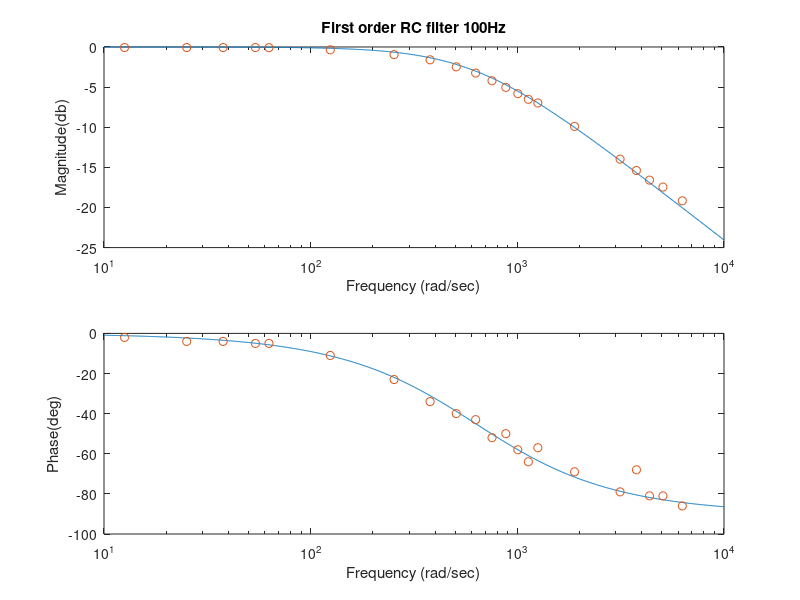
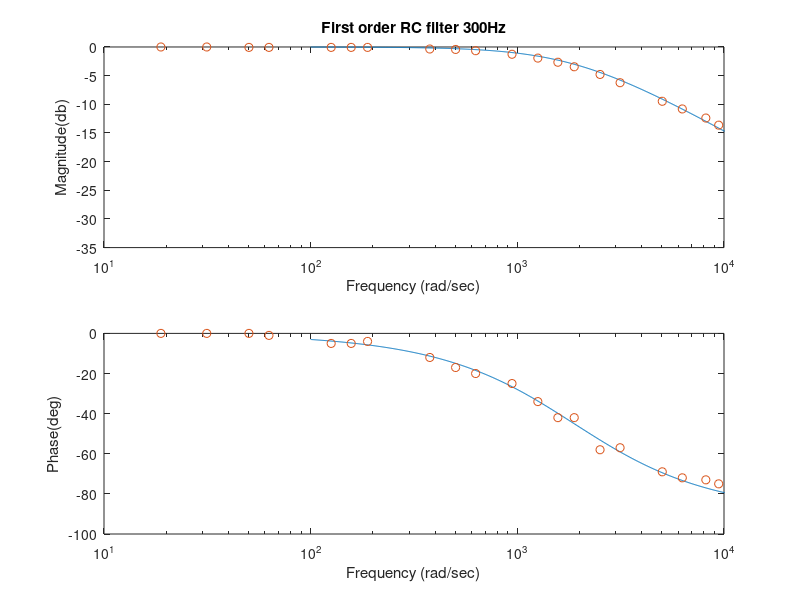
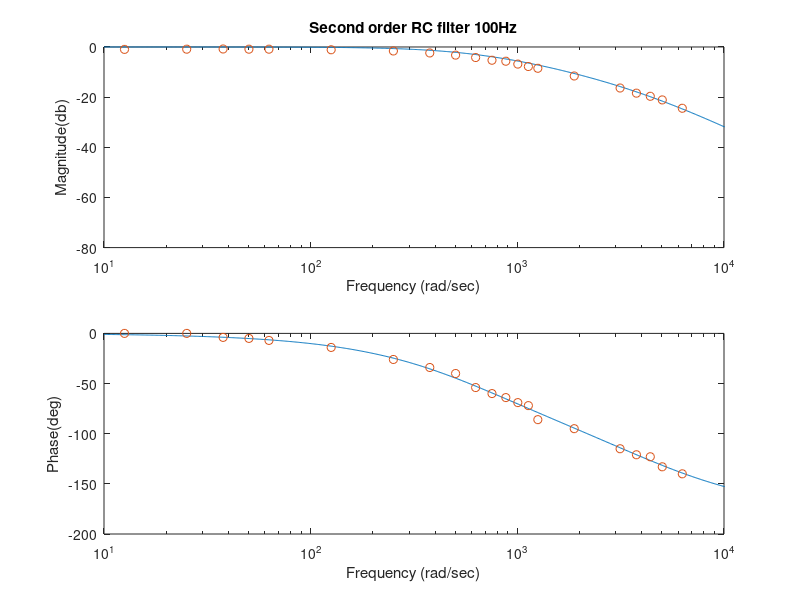

Write MATLAB code to recreate these figures, in order.
clear;
clc;
close all;

%% 100Hz first order RC filter
% This file illustrates how to plot both experimental and theoritical data
% on a Bode plot
% Set up your theoretical system transfer function
R = 7.23e3;
C = 0.22e-6;
sys = tf(1,[R*C 1])

% Input the experimental data
%read data from .dat file
data = load('RC100Hz.dat');
f_data = data(:, 1);
mag_data = data(:, 2);
phase_data = data(:, 3);
%convert frequency to angular frequency
w_data = f_data*2*pi;
%offset phase data
phase_data = -phase_data;

%Use the Bode command to calculate the theoretical magnitude, phase of the system
[mag,phase,w]=bode(sys);
% bode(sys)

% The magnitude and phase are 3 dimensional arrays from the Bode command
% and must be converted to 1 dimensional arrays using the squeeze command
magp = squeeze(mag);
phasep = squeeze(phase);

% Manually plot the theoretical and experimental data on the bode plot
figure
subplot(2,1,1)
semilogx(w,20*log10(magp),w_data,20*log10(mag_data),'o')
xlabel('Frequency (rad/sec)')
ylabel('Magnitude(db)')
xlim([10 10^4])
title('First order RC filter 100Hz')
subplot(2,1,2)
semilogx(w,phasep,w_data,phase_data,'o')
xlabel('Frequency (rad/sec)')
ylabel('Phase(deg)')
xlim([10 10^4])

%% 300Hz first order RC filter
% This file illustrates how to plot both experimental and theoritical data
% on a Bode plot
% Set up your theoretical system transfer function
R = 5.31e3;
C = 0.1e-6;
sys = tf(1,[R*C 1])

% Input the experimental data
%read data from .dat file
data = load('RC300Hz.dat');
f_data = data(:, 1);
mag_data = data(:, 2);
phase_data = data(:, 3);
%convert frequency to angular frequency
w_data = f_data*2*pi;
%offset phase data
phase_data = -phase_data;

%Use the Bode command to calculate the theoretical magnitude, phase of the system
[mag,phase,w]=bode(sys);
% bode(sys)

% The magnitude and phase are 3 dimensional arrays from the Bode command
% and must be converted to 1 dimensional arrays using the squeeze command
magp = squeeze(mag);
phasep = squeeze(phase);

% Manually plot the theoretical and experimental data on the bode plot
figure
subplot(2,1,1)
semilogx(w,20*log10(magp),w_data,20*log10(mag_data),'o')
xlabel('Frequency (rad/sec)')
ylabel('Magnitude(db)')
xlim([10 10^4])
title('First order RC filter 300Hz')
subplot(2,1,2)
semilogx(w,phasep,w_data,phase_data,'o')
xlabel('Frequency (rad/sec)')
ylabel('Phase(deg)')
xlim([10 10^4])

%% 100Hz second order RC filter
% This file illustrates how to plot both experimental and theoritical data
% on a Bode plot
% Set up your theoretical system transfer function
R = 8.76e3;
C = 68e-9;
sys = tf(1,[(R*C)^2 3*R*C 1])

% Input the experimental data
%read data from .dat file
data = load('RC100Hz_2ndOrder.dat');
f_data = data(:, 1);
mag_data = data(:, 2);
phase_data = data(:, 3);
%convert frequency to angular frequency
w_data = f_data*2*pi;
%offset phase data
phase_data = -phase_data;

%Use the Bode command to calculate the theoretical magnitude, phase of the system
[mag,phase,w]=bode(sys);
% bode(sys)

% The magnitude and phase are 3 dimensional arrays from the Bode command
% and must be converted to 1 dimensional arrays using the squeeze command
magp = squeeze(mag);
phasep = squeeze(phase);

% Manually plot the theoretical and experimental data on the bode plot
figure
subplot(2,1,1)
semilogx(w,20*log10(magp),w_data,20*log10(mag_data),'o')
xlabel('Frequency (rad/sec)')
ylabel('Magnitude(db)')
xlim([10 10^4])
title('Second order RC filter 100Hz')
subplot(2,1,2)
semilogx(w,phasep,w_data,phase_data,'o')
xlabel('Frequency (rad/sec)')
ylabel('Phase(deg)')
xlim([10 10^4])
